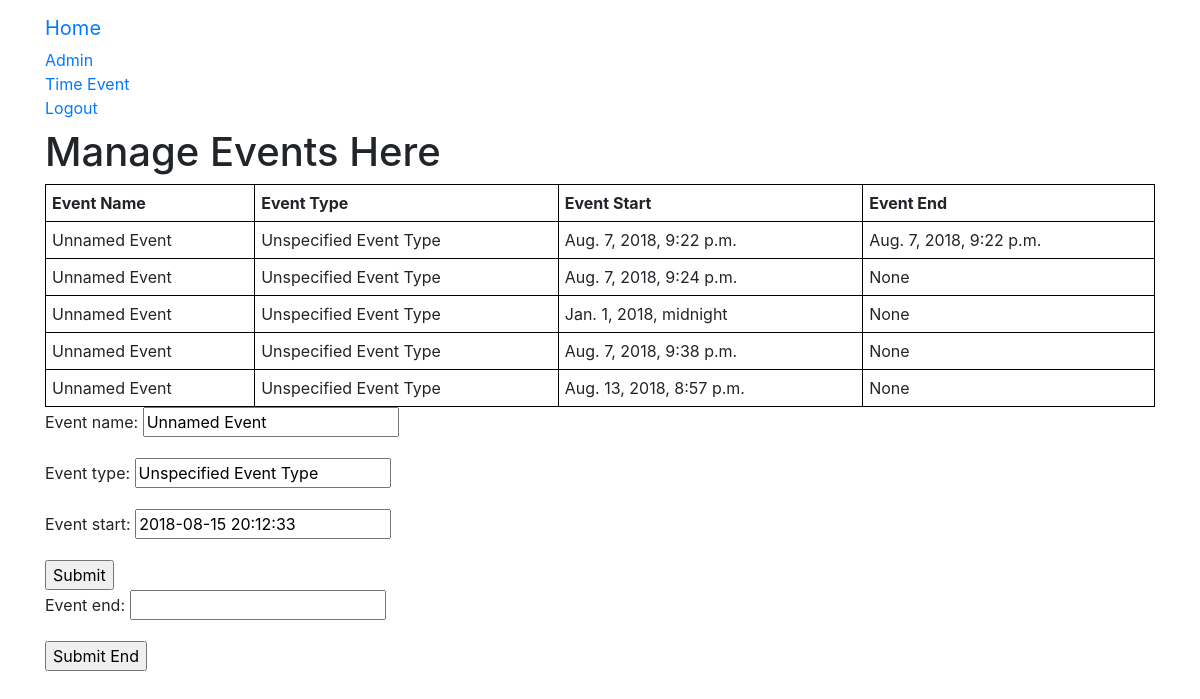
Before: /TimeMoneyApp/time_event/ (signed in) with the older database file.
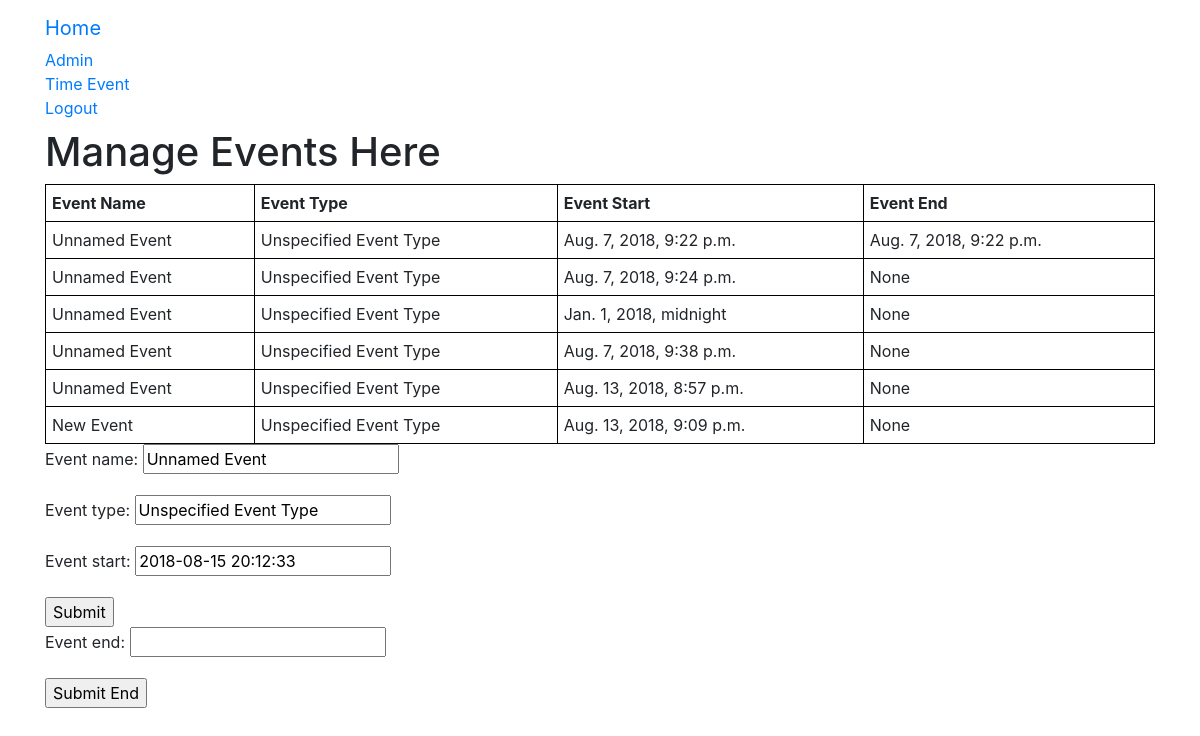
After: the same page with the newer database file.
### TimeMoneyApp/models.py (models this page shows, shortened)
class TimeEvent(models.Model):
    user = models.ForeignKey(User, on_delete=models.DO_NOTHING) # TODO : add on_delete
    event_name = models.CharField(max_length=256, default="Unnamed Event")
    event_type = models.CharField(max_length=256, default="Unspecified Event Type")
    event_start = models.DateTimeField(default=django.utils.timezone.now)
    event_end = models.DateTimeField(null=True)

### TimeMoneyApp/views.py (the view, shortened to what this page needs)
@login_required
def time_event(request):
    user_event_list = TimeEvent.objects.filter(user=request.user)
    form = TimeEventForm()
    last_event = TimeEvent.objects.order_by('event_start').last()
    form_end = TimeEventEndForm(instance=last_event)
    return render(request, 'TimeMoneyApp/time_event.html',
                  { 'form' : form,
                    'form_end' : form_end,
                    'user_event_list' : user_event_list,
                  })

### TimeMoneyApp/forms.py
class TimeEventForm(forms.ModelForm):
    class Meta():
        model = TimeEvent
        fields = ('event_name', 'event_type', 'event_start')

class TimeEventEndForm(forms.ModelForm):
    class Meta():
        model = TimeEvent
        fields = ('event_end',)

### templates/TimeMoneyApp/time_event.html (shortened to what this page needs)
{% extends 'TimeMoneyApp/base.html' %}
{% block login_block %}
<h1>Manage Events Here</h1>
{% if user_event_list %}
<table>
		<thead>
				<th>Event Name</th>
				<th>Event Type</th>
				<th>Event Start</th>
				<th>Event End</th>
		</thead>
		{% for user_event in user_event_list %}
		<tr>
				<td>{{ user_event.event_name }}</td>
				<td>{{ user_event.event_type }}</td>
				<td>{{ user_event.event_start }}</td>
				<td>{{ user_event.event_end }}</td>
		</tr>
		{% endfor %}
</table>
{% else %}
<p>No User Events Found</p>
{% endif %}
<form method="POST">
	{{ form.as_p }}
	<input type="submit" value="Submit">
</form>
<form method="POST">
	{{ form_end.as_p }}
	<input type="submit" value="Submit End">
</form>
{% endblock %}

Changed rows visible on the page:
added TimeEvent: event_name "New Event", event_type "Unspecified Event Type", event_start "Aug. 13, 2018, 9:09 p.m.", event_end "None"
